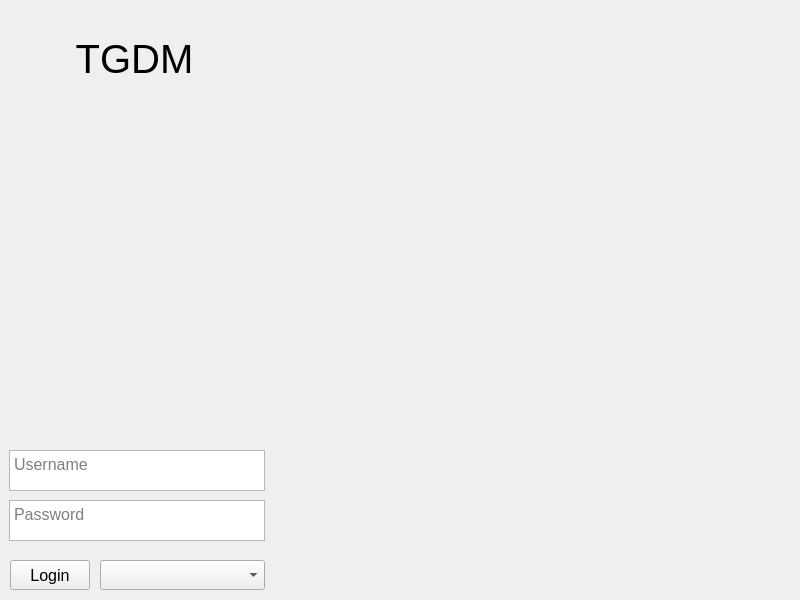
<?xml version="1.0" encoding="UTF-8"?>
<ui version="4.0">
 <class>MainWindow</class>
 <widget class="QMainWindow" name="MainWindow">
  <property name="geometry">
   <rect>
    <x>0</x>
    <y>0</y>
    <width>800</width>
    <height>600</height>
   </rect>
  </property>
  <property name="font">
   <font>
    <pointsize>12</pointsize>
   </font>
  </property>
  <property name="windowTitle">
   <string>MainWindow</string>
  </property>
  <widget class="QWidget" name="centralwidget">
   <widget class="QLabel" name="TGDM">
    <property name="geometry">
     <rect>
      <x>-1</x>
      <y>9</y>
      <width>271</width>
      <height>100</height>
     </rect>
    </property>
    <property name="font">
     <font>
      <pointsize>30</pointsize>
     </font>
    </property>
    <property name="lineWidth">
     <number>2</number>
    </property>
    <property name="text">
     <string>TGDM</string>
    </property>
    <property name="alignment">
     <set>Qt::AlignCenter</set>
    </property>
   </widget>
   <widget class="QPlainTextEdit" name="Username">
    <property name="geometry">
     <rect>
      <x>9</x>
      <y>450</y>
      <width>256</width>
      <height>41</height>
     </rect>
    </property>
    <property name="placeholderText">
     <string>Username</string>
    </property>
   </widget>
   <widget class="QPlainTextEdit" name="Password">
    <property name="geometry">
     <rect>
      <x>9</x>
      <y>500</y>
      <width>256</width>
      <height>41</height>
     </rect>
    </property>
    <property name="placeholderText">
     <string>Password</string>
    </property>
   </widget>
   <widget class="QPushButton" name="Login">
    <property name="geometry">
     <rect>
      <x>10</x>
      <y>560</y>
      <width>80</width>
      <height>30</height>
     </rect>
    </property>
    <property name="text">
     <string>Login</string>
    </property>
   </widget>
   <widget class="QComboBox" name="SessionSelector">
    <property name="geometry">
     <rect>
      <x>100</x>
      <y>560</y>
      <width>165</width>
      <height>30</height>
     </rect>
    </property>
   </widget>
  </widget>
 </widget>
 <resources/>
 <connections/>
</ui>
